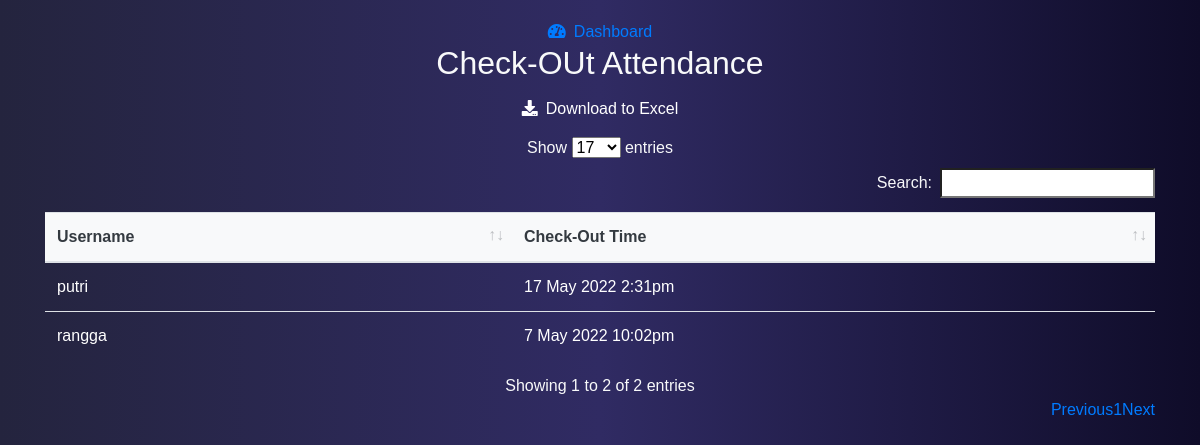
Page /tataUsaha/absen-out.php (signed in) on the committed database.
### tables this page shows
CREATE TABLE `history_out` (
  `id_out` int(11) NOT NULL,
  `date_out` datetime NOT NULL,
  `username` varchar(50) NOT NULL,
  `level_user` enum('mahasiswa','dosen','tata_usaha','') NOT NULL
);

### tataUsaha/absen-out.php (the view, shortened to what this page needs)
<?php
include '../config/config.php';
$level_dsn = $_SESSION['level'] == 'dosen';
if ($level_dsn) {
    $query = mysqli_query($conn, "SELECT * FROM history_out WHERE level_user='mahasiswa'");
}
?>
<!DOCTYPE html>
<html lang="en">
<head>
  <link rel="stylesheet" href="../bootstrap/css/bootstrap.min.css">
  <link rel="stylesheet" href="../css/masuk.css">
  <link rel="stylesheet" href="../css/absen-dosen.css">
  <link rel="stylesheet" href="../font-awesome/fa/css/all.css">
  <link rel="stylesheet" href="../datatable/data/css/dataTables.bootstrap4.min.css">
</head>
<body class="bg-dark text-light">
  <div class="container">
    <nav>
      <a href="dashboard.php"><i class="fas fa-tachometer-alt mr-2"></i>Dashboard</a>
    </nav>
    <div class="title">
      <h2>Check-OUt Attendance</h2>
    </div>
    <div class="table-responsive" style="width: 100%;">
      <a href="export_data_out.php" target="_blank"><button class="btn text-white mb-2 download"><i
            class="fas fa-download mr-2"></i>Download to Excel</button></a>
      <table class="table" id="data" style="text-align: left;">
        <thead>
          <tr class="bg-light text-dark">
            <th>Username</th>
            <th>Check-Out Time</th>
          </tr>
        </thead>
        <tbody>
          <?php foreach ($query as $data) : ?>
          <tr class="text-white">
            <td><?= $data['username']; ?></td>
            <td>
              <?php
                                $date = date_create($data['date_out']);
                                ?>
              <?= date_format($date, 'j F Y g:ia'); ?>
            </td>
          </tr>
          <?php endforeach; ?>
        </tbody>
      </table>
    </div>
  </div>
</body>
</html>

### css/masuk.css (style rules this page uses)
body { margin: 0; padding: 0; font-family: Arial, Helvetica, sans-serif; text-align: center; height: 100vh; background: #0f0c29; background: -webkit-linear-gradient(to right, #24243e, #302b63, #0f0c29); background: linear-gradient(to right, #24243e, #302b63, #0f0c29); }

### css/absen-dosen.css (style rules this page uses)
body { padding: 20px; }

### rows in the picture
history_out: username "rangga", date_out "7 May 2022 10:02pm"
history_out: username "putri", date_out "17 May 2022 2:31pm"
